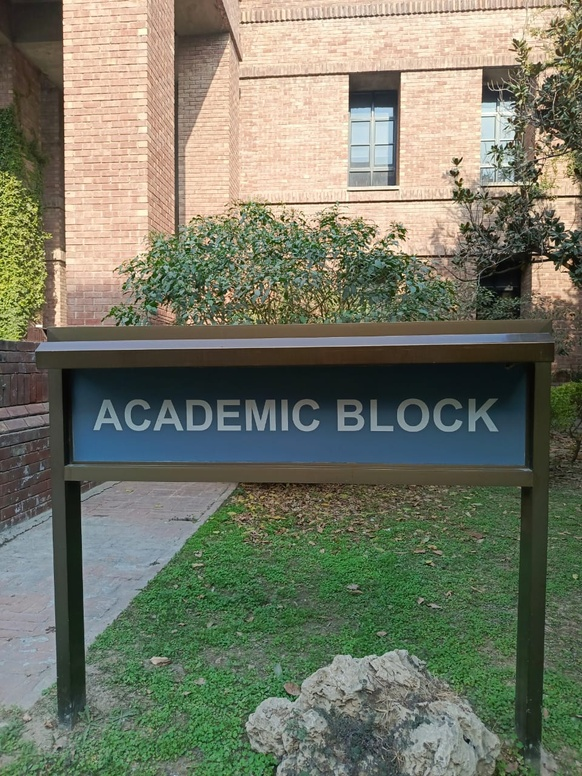
#> input picture Data/0001.jpeg, 582 x 776 px, shrunk from 960 x 1280 before the run
$ python feature_matching.py
#> lines starting #> are read from the running program, lines starting #| are printed output that depends on the picture
# Week 1: Setup & Feature Matching
# This script sets up the project environment, loads two images,
# detects SIFT features, matches them with Lowe's ratio test,
# and visualizes the filtered matches.

import cv2
import numpy as np
import matplotlib.pyplot as plt
import os


def read_image(path):
    img = cv2.imread(path, cv2.IMREAD_COLOR)
    if img is None:
        raise FileNotFoundError(f"Could not read image: {path}")
    return img


def get_sift():
    if hasattr(cv2, "SIFT_create"):
        return cv2.SIFT_create()
    return cv2.xfeatures2d.SIFT_create()


def detect_and_compute(img):
    gray = cv2.cvtColor(img, cv2.COLOR_BGR2GRAY)
    sift = get_sift()
    kps, des = sift.detectAndCompute(gray, None)
    return kps, des


def match_features(des1, des2, ratio=0.75):
    index_params = dict(algorithm=1, trees=5)
    search_params = dict(checks=50)
    flann = cv2.FlannBasedMatcher(index_params, search_params)
    knn = flann.knnMatch(des1, des2, k=2)

    good = []
    for pair in knn:
        if len(pair) == 2:
            m, n = pair
            if m.distance < ratio * n.distance:
                good.append(m)
    return good


def draw_matches(img1, kp1, img2, kp2, matches, max_draw=200):
    matched = cv2.drawMatches(
        img1,
        kp1,
        img2,
        kp2,
        matches[:max_draw],
        None,
        flags=cv2.DrawMatchesFlags_NOT_DRAW_SINGLE_POINTS,
    )
    plt.figure(figsize=(14, 7))
    plt.imshow(cv2.cvtColor(matched, cv2.COLOR_BGR2RGB))
    plt.axis("off")
    plt.show()


if __name__ == "__main__":
    # Default arguments so script can run without CLI args
    img1_path = "./Data/0001.jpeg"
    img2_path = "./Data/0002.jpeg"

    img1 = read_image(img1_path)
#> in read_image, img is the input picture: shape (776, 582, 3); mean B, G, R 102.7, 120.5, 117
    img2 = read_image(img2_path)
#> call 2 of read_image, with path = './Data/0002.jpeg'
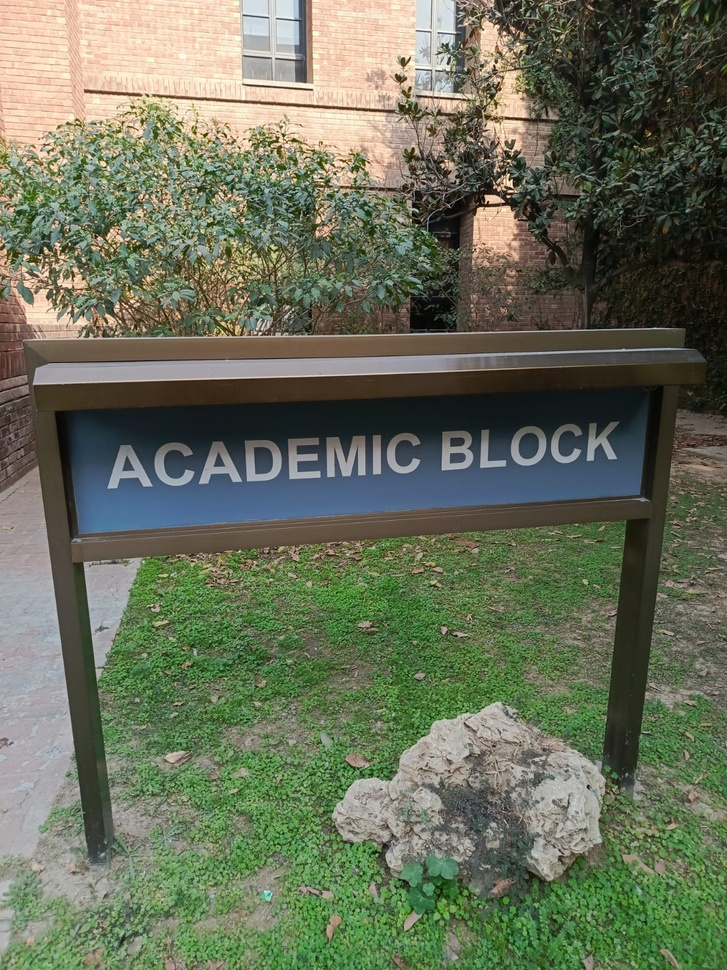
#> input picture Data/0002.jpeg, 727 x 970 px, shrunk from 1200 x 1600 before the run
#> in read_image, img is the input picture: shape (970, 727, 3); mean B, G, R 90.3, 112, 105.2

    kp1, des1 = detect_and_compute(img1)
#> in detect_and_compute, `gray = cv2.cvtColor(img, cv2.COLOR_BGR2GRAY)`:
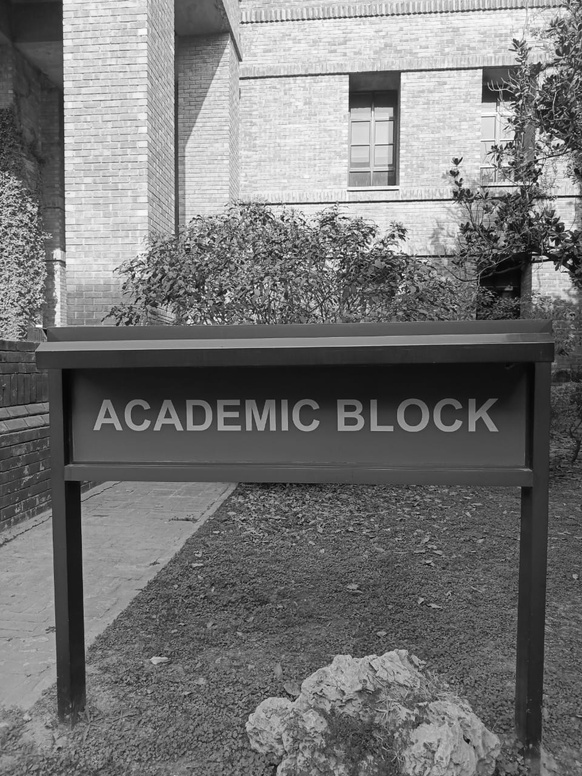
#> gray: shape (776, 582); min 2, max 255, mean 117.4
#> in detect_and_compute, `kps, des = sift.detectAndCompute(gray, None)`: kps = 4093 keypoints; strongest (x, y, size): (344, 218, 1.9), (374, 90, 32.1), (570, 262, 3.3), (456, 161, 4.5)
#> kp1 has the same summary as kps in detect_and_compute
    kp2, des2 = detect_and_compute(img2)
#> in detect_and_compute (call 2), `gray = cv2.cvtColor(img, cv2.COLOR_BGR2GRAY)`:
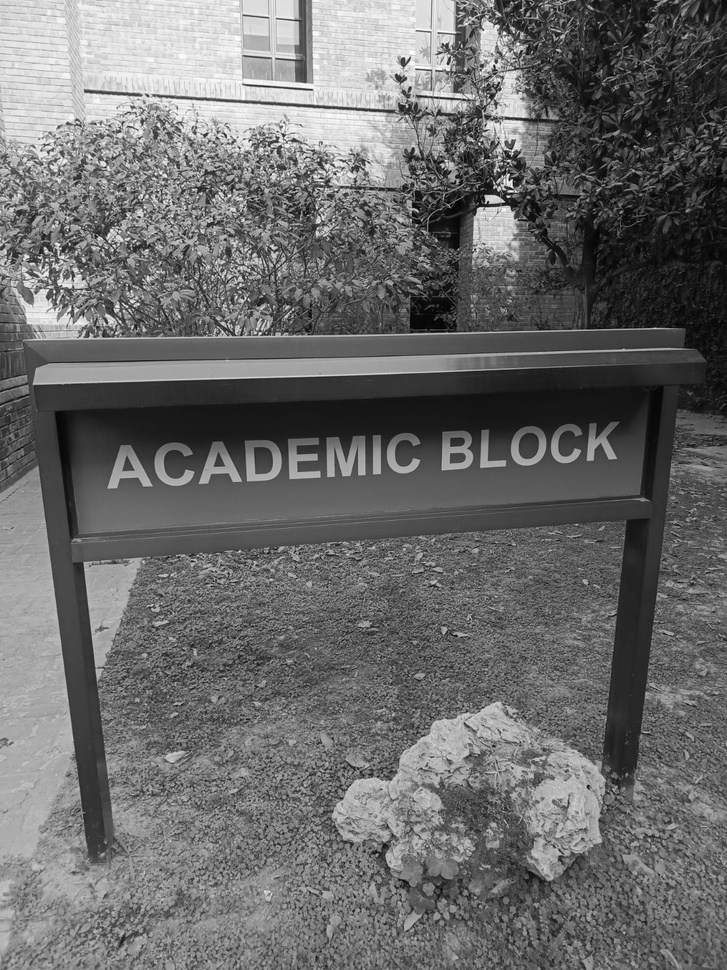
#> gray: shape (970, 727); min 0, max 255, mean 107.5
#> in detect_and_compute (call 2), `kps, des = sift.detectAndCompute(gray, None)`: kps = 8457 keypoints; strongest (x, y, size): (508, 196, 1.9), (54, 292, 1.8), (496, 61, 2.4), (147, 95, 2)
#> kp2 has the same summary as kps in detect_and_compute

    print("Detected keypoints:", len(kp1), len(kp2))
#| Detected keypoints: 4093 8457

    matches = match_features(des1, des2, ratio=0.75)
#> in match_features, `knn = flann.knnMatch(des1, des2, k=2)`: knn = 4093 matches
#> after the loop in match_features, `for pair in knn:`: good = 242 matches
#> matches = 242 matches
    print("Good matches:", len(matches))
#| Good matches: 242

    draw_matches(img1, kp1, img2, kp2, matches)
#> in draw_matches, `matched = cv2.drawMatches( img1, kp1, img2, kp2, matches[:max_draw], N..`:
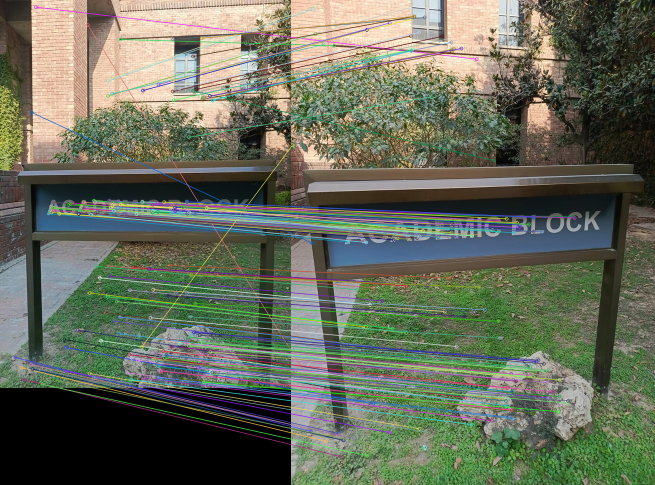
#> matched: shape (970, 1309, 3) (shown at 1/2 size); mean B, G, R 90.6, 107.5, 102.2
